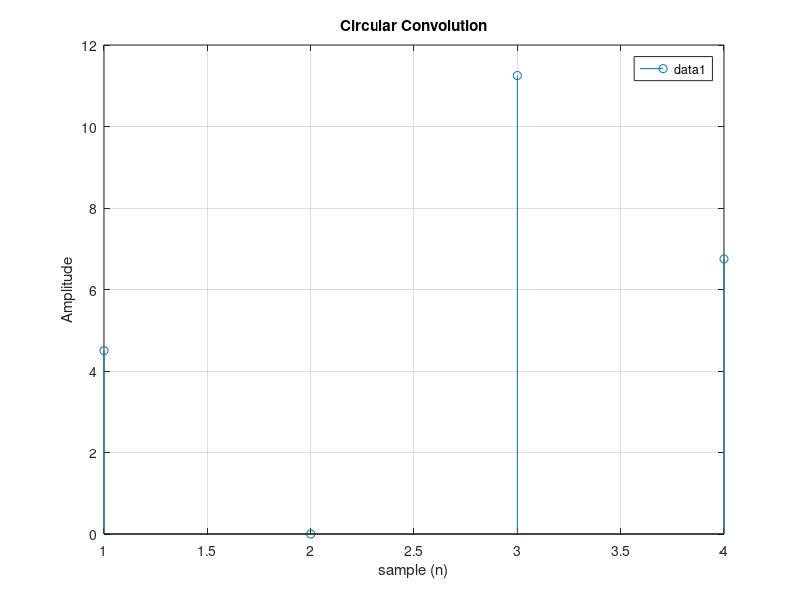

Source code (MATLAB):
clc
clear all
close all
x = [1 0 2.5 1.5];
h = [1 1 0.5 2];
x1 = length(x);
h1 = length(h);

N = max(x1,h1);
x_ext = [x, zeros(1,N-x1)];
h_ext = [h, zeros(1,N-h1)];

y = zeros(1,N);
for i=1:N
    for j=1:N
        y(i) = y(i) + x_ext(i)*h_ext(mod((i-j),N)+1)
    end
end

figure
stem(y);
grid on
title("Circular Convolution");
xlabel("sample (n)")
ylabel("Amplitude")
legend()
